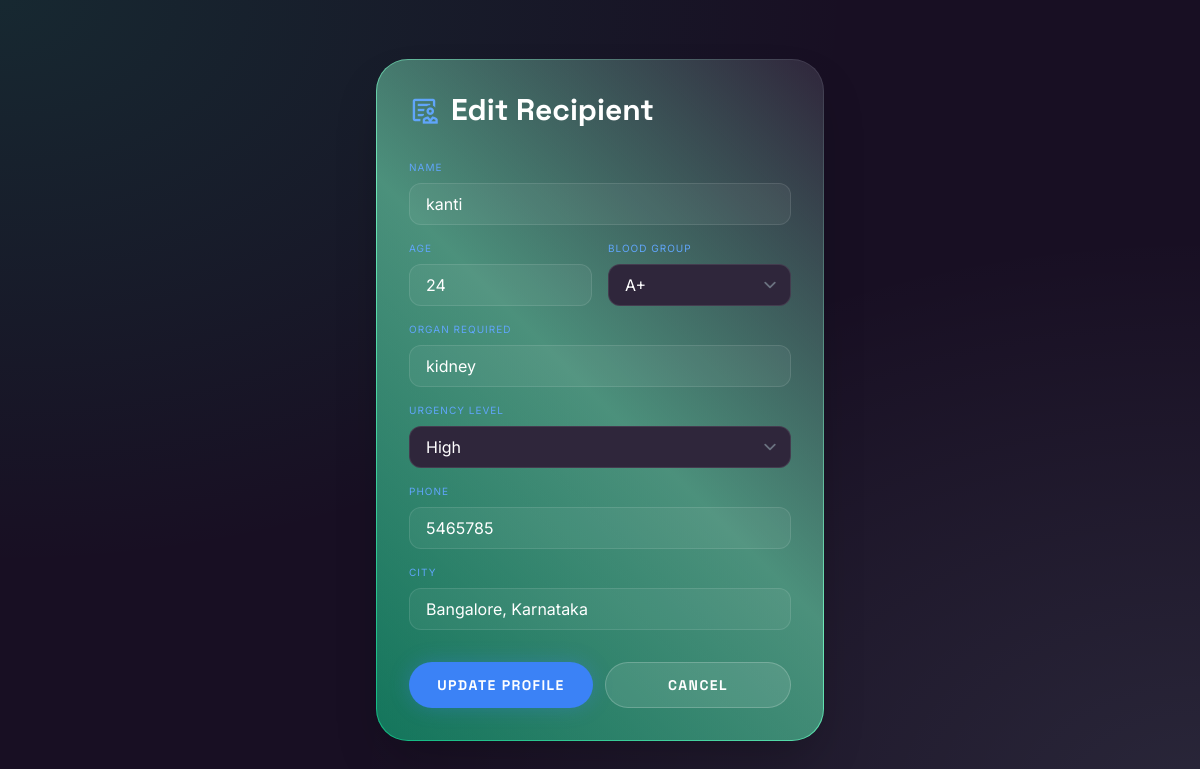
Screenshot of /edit/recipient/5 (signed in) with the database file from the repository.
### models.py (models this page shows)
class Recipient(db.Model):
    id = db.Column(db.Integer, primary_key=True)
    name = db.Column(db.String(100), nullable=False)
    age = db.Column(db.Integer)
    blood_group = db.Column(db.String(10), nullable=False)
    organ = db.Column(db.String(50), nullable=False)
    urgency = db.Column(db.String(20)) # High, Medium, Low
    city = db.Column(db.String(50))
    phone = db.Column(db.String(20))
    hospital_id = db.Column(db.Integer, db.ForeignKey('hospital.id'))

### routes/manage_routes.py (the view, shortened to what this page needs)
@manage_bp.route('/edit/recipient/<int:id>', methods=['GET', 'POST'])
def edit_recipient(id):
    if 'hospital_id' not in session: return redirect(url_for('login'))
    recipient = Recipient.query.get_or_404(id)
    if recipient.hospital_id != session['hospital_id']: return "Unauthorized", 403
    return render_template('edit_recipient.html', recipient=recipient)

### app.py (called while the page is built)
@app.after_request
def set_cache_headers(response):
    if response.direct_passthrough is False:
        if any(ext in request.path for ext in ['.js', '.css', '.jpeg', '.jpg', '.png', '.woff', '.woff2']):
            response.cache_control.max_age = 2592000  # 30 days
            response.cache_control.public = True
        else:
            response.cache_control.no_cache = True
            response.cache_control.no_store = True
            response.cache_control.must_revalidate = True
    return response

### templates/edit_recipient.html (shortened to what this page needs)
<!DOCTYPE html>
<html class="dark" lang="en">
<head>
    <script src="https://cdn.tailwindcss.com?plugins=forms,container-queries"></script>
    <script id="tailwind-config">
        tailwind.config = {
            darkMode: "class",
            theme: {
                extend: {
                    colors: {
                        "primary-container": "#10b981",
                        "on-primary-container": "#064e3b",
                    },
                    fontFamily: {
                        headline: ["Space Grotesk"],
                        body: ["Inter"],
                    }
                }
            }
        }
    </script>
</head>
<body class="font-body text-slate-200 flex items-center justify-center min-h-screen px-4">
    <div class="w-full max-w-md">
        <div class="bionic-glass holographic-border rounded-[2rem] p-8 shadow-2xl">
            <div class="flex items-center gap-3 mb-8">
                <span class="material-symbols-outlined text-blue-400 text-3xl">clinical_notes</span>
                <h1 class="font-headline text-3xl font-black text-white">Edit Recipient</h1>
            </div>
            <form method="POST" class="space-y-4">
                <div>
                    <label class="block text-[10px] uppercase tracking-widest text-blue-400 mb-2">Name</label>
                    <input type="text" name="name" value="{{ recipient.name }}" class="w-full bg-white/5 border border-white/10 text-white rounded-xl px-4 py-2 focus:border-blue-400 focus:ring-0 transition-colors" required>
                </div>
                <div class="grid grid-cols-2 gap-4">
                    <div>
                        <label class="block text-[10px] uppercase tracking-widest text-blue-400 mb-2">Age</label>
                        <input type="number" name="age" value="{{ recipient.age }}" class="w-full bg-white/5 border border-white/10 text-white rounded-xl px-4 py-2 focus:border-blue-400 focus:ring-0" required>
                    </div>
                    <div>
                        <label class="block text-[10px] uppercase tracking-widest text-blue-400 mb-2">Blood Group</label>
                        <select name="blood_group" class="w-full bg-[#2f263b] border border-white/10 text-white rounded-xl px-4 py-2 focus:border-blue-400 focus:ring-0">
                            <option value="{{ recipient.blood_group }}" selected hidden>{{ recipient.blood_group }}</option>
                        </select>
                    </div>
                </div>
                <div>
                    <label class="block text-[10px] uppercase tracking-widest text-blue-400 mb-2">Organ Required</label>
                    <input type="text" name="organ" value="{{ recipient.organ }}" class="w-full bg-white/5 border border-white/10 text-white rounded-xl px-4 py-2 focus:border-blue-400 focus:ring-0" required>
                </div>
                <div>
                    <label class="block text-[10px] uppercase tracking-widest text-blue-400 mb-2">Urgency Level</label>
                    <select name="urgency" class="w-full bg-[#2f263b] border border-white/10 text-white rounded-xl px-4 py-2 focus:border-blue-400 focus:ring-0" required>
                        <option value="{{ recipient.urgency }}" selected hidden>{{ recipient.urgency }}</option>
                    </select>
                </div>
                <div>
                    <label class="block text-[10px] uppercase tracking-widest text-blue-400 mb-2">Phone</label>
                    <input type="text" name="phone" value="{{ recipient.phone }}" class="w-full bg-white/5 border border-white/10 text-white rounded-xl px-4 py-2 focus:border-blue-400 focus:ring-0" required>
                </div>
                <div>
                    <label class="block text-[10px] uppercase tracking-widest text-blue-400 mb-2">City</label>
                    <input type="text" name="city" value="{{ recipient.city }}" class="w-full bg-white/5 border border-white/10 text-white rounded-xl px-4 py-2 focus:border-blue-400 focus:ring-0" required>
                </div>
                <div class="flex gap-3 pt-4">
                    <button type="submit" class="flex-1 py-3 rounded-full bg-blue-500 text-white font-headline font-bold uppercase tracking-widest text-sm shadow-[0_0_20px_rgba(59,130,246,0.3)] hover:bg-blue-400 transition-all">
                        Update Profile
                    </button>
                    <a href="/dashboard" class="flex-1 py-3 rounded-full bg-white/10 text-white font-headline font-bold uppercase tracking-widest text-sm hover:bg-white/20 transition-all text-center border border-white/20">
                        Cancel
                    </a>
                </div>
            </form>
        </div>
    </div>
</body>
</html>

### templates/edit_recipient.html (style rules this page uses)
body { background-color: #180f23; background-image: radial-gradient(at 0% 0%, rgba(16, 185, 129, 0.15) 0px, transparent 50%), radial-gradient(at 100% 100%, rgba(195, 245, 255, 0.1) 0px, transparent 50%); min-height: 100vh; color: #ecddf9; }
.bionic-glass { background: rgba(24, 15, 35, 0.4); backdrop-filter: blur(24px); border: 1px solid rgba(16, 185, 129, 0.2); }
.holographic-border { border: 1px solid transparent; background: linear-gradient(rgba(24, 15, 35, 0.4), rgba(24, 15, 35, 0.4)) padding-box, linear-gradient(45deg, #10b981, #6ee7b7, #3f354b) border-box; }

### rows the page displays
Recipient: name "kanti", age "24", blood_group "A+", organ "kidney", urgency "High", phone "5465785", city "Bangalore, Karnataka"
